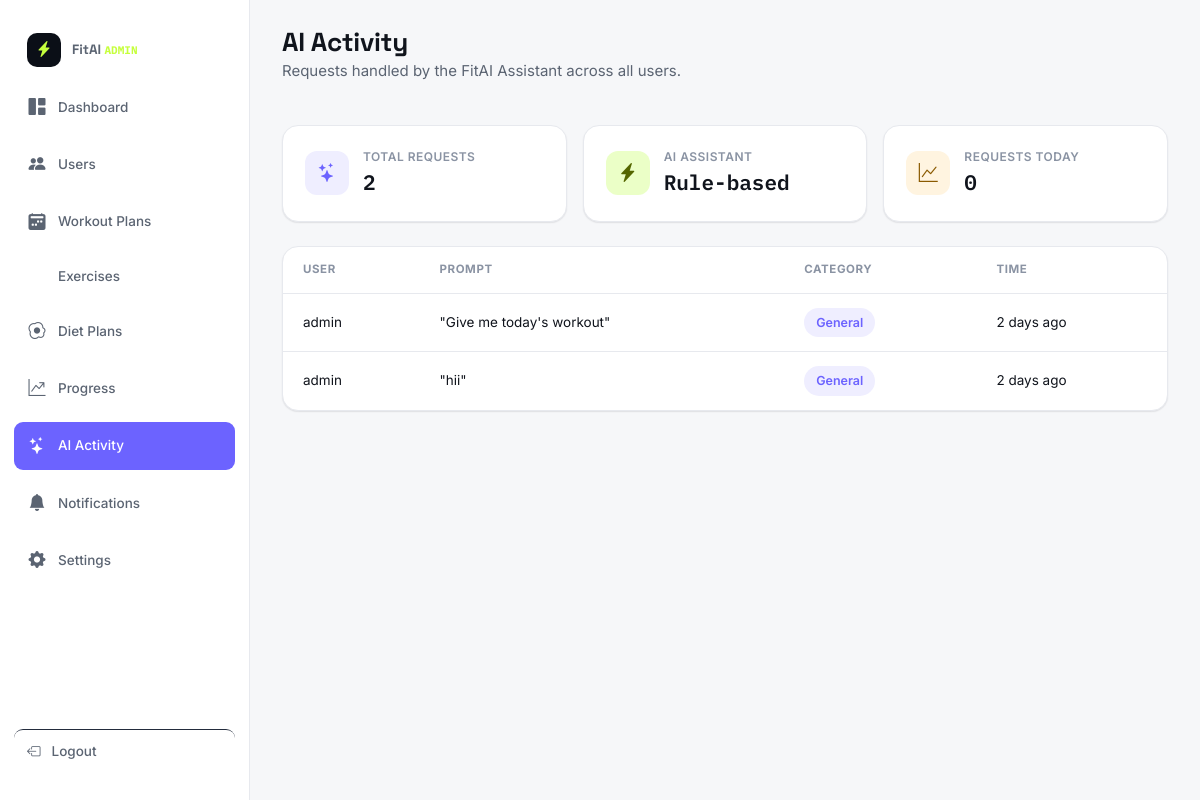
The app's page /admin-panel/ai-activity/ (signed in) with its own data.
### core/models.py (models this page shows)
class ChatMessage(models.Model):
    SENDER_CHOICES = [("user", "User"), ("ai", "AI")]
    CATEGORY_CHOICES = [("workout", "Workout"), ("diet", "Diet"), ("progress", "Progress"), ("general", "General")]
    user = models.ForeignKey(User, on_delete=models.CASCADE, related_name="chat_messages")
    sender = models.CharField(max_length=10, choices=SENDER_CHOICES)
    text = models.TextField()
    category = models.CharField(max_length=20, choices=CATEGORY_CHOICES, default="general")
    created_at = models.DateTimeField(auto_now_add=True)
    class Meta:
        ordering = ["created_at"]

### core/views.py (the view)
# urls.py: path("admin-panel/ai-activity/", views.admin_ai_activity, name="admin_ai_activity"),
@staff_required
def admin_ai_activity(request):
    total_requests = m.ChatMessage.objects.filter(sender="user").count()
    today = timezone.now().date()
    requests_today = m.ChatMessage.objects.filter(sender="user", created_at__date=today).count()
    recent = m.ChatMessage.objects.filter(sender="user").select_related("user").order_by("-created_at")[:30]
    return render(request, "admin_panel/ai_activity.html", {
        "total_requests": total_requests, "requests_today": requests_today, "recent": recent,
    })

### core/context_processors.py (called while the page is built)
def ensure_csrf_cookie(request):
    get_token(request)
    return {}

def app_context(request):
    ctx = {}
    if request.user.is_authenticated:
        profile, _ = UserProfile.objects.get_or_create(user=request.user)
        ctx["current_profile"] = profile
        ctx["unread_notifications_count"] = Notification.objects.filter(user=request.user, is_read=False).count()
        ctx["recent_notifications"] = Notification.objects.filter(user=request.user)[:6]
    return ctx

### core/views.py (called while the page is built)
def staff_required(view_func):
    @wraps(view_func)
    def wrapped(request, *args, **kwargs):
        if not (request.user.is_authenticated and request.user.is_staff):
            return redirect("admin_login")
        return view_func(request, *args, **kwargs)
    return wrapped

### templates/admin_panel/ai_activity.html (shortened to what this page needs)
{% extends "base.html" %}
{% load static %}
{% block extra_css %}<link rel="stylesheet" href="{% static 'css/dashboard.css' %}"><link rel="stylesheet" href="{% static 'css/admin.css' %}">{% endblock %}
{% block content %}
<div class="app-shell">
  {% include "components/admin_sidebar.html" with active="ai" %}
  <main class="main-content" id="main-content">
    <div class="topbar">
      <div class="topbar__greeting"><h1>AI Activity</h1><p class="muted">Requests handled by the FitAI Assistant across all users.</p></div>
    </div>
    <div class="stat-grid stat-grid--3">
      {% include "components/stat_card.html" with icon="bi-stars" label="Total Requests" value=total_requests unit="" tone="violet" %}
      {% include "components/stat_card.html" with icon="bi-lightning-charge-fill" label="AI Assistant" value="Rule-based" unit="" tone="lime" %}
      {% include "components/stat_card.html" with icon="bi-graph-up" label="Requests Today" value=requests_today unit="" tone="amber" %}
    </div>
    <section class="card">
      <div class="table-wrap">
        <table class="admin-table">
          <thead><tr><th>User</th><th>Prompt</th><th>Category</th><th>Time</th></tr></thead>
          <tbody>
            {% for msg in recent %}
            <tr>
              <td data-label="User">{{ msg.user.get_full_name|default:msg.user.username }}</td>
              <td data-label="Prompt">"{{ msg.text|truncatechars:60 }}"</td>
              <td data-label="Category"><span class="pill pill-violet">{{ msg.category|default:"General"|title }}</span></td>
              <td data-label="Time">{{ msg.created_at|timesince }} ago</td>
            </tr>
            {% empty %}
            <tr><td colspan="4" class="muted" style="text-align:center;padding:24px;">No AI requests yet.</td></tr>
            {% endfor %}
          </tbody>
        </table>
      </div>
    </section>
  </main>
</div>
{% endblock %}

### static/css/style.css (style rules this page uses)
:root { --navy-950:#0B0F17; --navy-900:#10151F; --navy-800:#171E2B; --navy-700:#232C3D; --line:#2A3346; --line-soft:#E7E9EE; --paper:#F6F7F9; --surface:#FFFFFF; --ink:#10141C; --ink-soft:#5B6472; --ink-faint:#8A93A3; --lime:#C6FF3D; --lime-ink:#1C2405; --violet:#6C63FF; --violet-soft:#EFEEFF; --red:#FF5C5C; --amber:#FFB020; --green:#2ED374; --r-sm:10px; --r-md:16px; --r-lg:24px; --r-pill:999px; --shadow-sm:0 1px 2px rgba(16,20,28,.06), 0 1px 1px rgba(16,20,28,.04); --shadow-md:0 8px 24px -8px rgba(16,20,28,.16); --shadow-lg:0 20px 48px -16px rgba(16,20,28,.28); --font-display:'Space Grotesk', 'Arial Narrow', sans-serif; --font-body:'Inter', -apple-system, BlinkMacSystemFont, sans-serif; --font-mono:'IBM Plex Mono', ui-monospace, monospace; --container:1240px; }
*,*::before,*::after { box-sizing:border-box; }
html { scroll-behavior:smooth; }
body { margin:0; font-family:var(--font-body); background:var(--paper); color:var(--ink); font-size:15px; line-height:1.55; -webkit-font-smoothing:antialiased; }
h1,h2,h3,h4,h5 { font-family:var(--font-display); color:var(--ink); margin:0 0 .5em; line-height:1.1; letter-spacing:-0.01em; }
p { margin:0 0 1em; }
.card { background:var(--surface); border:1px solid var(--line-soft); border-radius:var(--r-md); box-shadow:var(--shadow-sm); }
.pill { display:inline-flex;align-items:center;gap:6px; padding:5px 12px;border-radius:var(--r-pill); font-size:12.5px;font-weight:600; background:var(--paper);color:var(--ink-soft); }
.pill-violet { background:var(--violet-soft);color:var(--violet); }
.muted { color:var(--ink-soft); }
.app-shell { display:flex;height:100vh;overflow:hidden;background:var(--paper); }
.main-content { flex:1;min-width:0;height:100vh;overflow-y:auto;padding:28px 32px 100px; }
.topbar { display:flex;align-items:center;justify-content:space-between;gap:16px;margin-bottom:28px;flex-wrap:wrap; }
.topbar__greeting h1 { font-size:26px;margin-bottom:2px; }
.stat-grid { display:grid;grid-template-columns:repeat(6,1fr);gap:16px;margin-bottom:24px; }
.stat-grid--3 { grid-template-columns:repeat(3,1fr); }

### static/css/responsive.css (style rules this page uses)
html, body { width: 100%; max-width: 100%; overflow-x: hidden; }
body { min-width: 320px; }
* { box-sizing: border-box; }

### static/css/admin.css (style rules this page uses)
.table-wrap { overflow-x:auto; }
.admin-table { width:100%;border-collapse:collapse;font-size:13.5px; }
.admin-table thead th { text-align:left;padding:14px 20px;font-size:11.5px;text-transform:uppercase;letter-spacing:.05em; color:var(--ink-faint);border-bottom:1px solid var(--line-soft);white-space:nowrap; }
.admin-table tbody td { padding:14px 20px;border-bottom:1px solid var(--line-soft); }
.admin-table tbody tr:last-child td { border-bottom:none; }

### records on screen
ChatMessage: user.get_full_name "admin", text "Give me today's workout", category "General", created_at "2 days"
ChatMessage: user.get_full_name "admin", text "hii", category "General", created_at "2 days"

### other values on screen
{{ label }} "TOTAL REQUESTS AI ASSISTANT REQUESTS TODAY"
{{ value }} "2 Rule-based 0"
